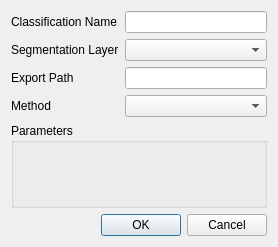
<?xml version="1.0" encoding="UTF-8"?>
<ui version="4.0">
 <class>DialogNewClassification</class>
 <widget class="QDialog" name="DialogNewClassification">
  <property name="geometry">
   <rect>
    <x>0</x>
    <y>0</y>
    <width>278</width>
    <height>247</height>
   </rect>
  </property>
  <property name="windowTitle">
   <string>Dialog</string>
  </property>
  <layout class="QVBoxLayout" name="verticalLayout">
   <item>
    <layout class="QGridLayout" name="gridLayout">
     <item row="0" column="0">
      <widget class="QLabel" name="label_2">
       <property name="text">
        <string>Classification Name</string>
       </property>
      </widget>
     </item>
     <item row="0" column="1">
      <widget class="QLineEdit" name="lineEdit"/>
     </item>
     <item row="1" column="0">
      <widget class="QLabel" name="label">
       <property name="text">
        <string>Segmentation Layer</string>
       </property>
      </widget>
     </item>
     <item row="1" column="1">
      <widget class="QComboBox" name="comboBoxSegmentation"/>
     </item>
     <item row="2" column="0">
      <widget class="QLabel" name="label_3">
       <property name="text">
        <string>Export Path</string>
       </property>
      </widget>
     </item>
     <item row="2" column="1">
      <widget class="QLineEdit" name="lineEditExportPath"/>
     </item>
     <item row="3" column="0">
      <widget class="QLabel" name="label_4">
       <property name="text">
        <string>Method</string>
       </property>
      </widget>
     </item>
     <item row="3" column="1">
      <widget class="QComboBox" name="comboBox"/>
     </item>
    </layout>
   </item>
   <item>
    <widget class="QGroupBox" name="groupBox">
     <property name="title">
      <string>Parameters</string>
     </property>
     <layout class="QGridLayout" name="gridLayoutParam"/>
    </widget>
   </item>
   <item>
    <widget class="QDialogButtonBox" name="buttonBox">
     <property name="orientation">
      <enum>Qt::Horizontal</enum>
     </property>
     <property name="standardButtons">
      <set>QDialogButtonBox::Cancel|QDialogButtonBox::Ok</set>
     </property>
    </widget>
   </item>
  </layout>
 </widget>
 <resources/>
 <connections>
  <connection>
   <sender>buttonBox</sender>
   <signal>accepted()</signal>
   <receiver>DialogNewClassification</receiver>
   <slot>accept()</slot>
   <hints>
    <hint type="sourcelabel">
     <x>248</x>
     <y>254</y>
    </hint>
    <hint type="destinationlabel">
     <x>157</x>
     <y>274</y>
    </hint>
   </hints>
  </connection>
  <connection>
   <sender>buttonBox</sender>
   <signal>rejected()</signal>
   <receiver>DialogNewClassification</receiver>
   <slot>reject()</slot>
   <hints>
    <hint type="sourcelabel">
     <x>316</x>
     <y>260</y>
    </hint>
    <hint type="destinationlabel">
     <x>286</x>
     <y>274</y>
    </hint>
   </hints>
  </connection>
 </connections>
</ui>
